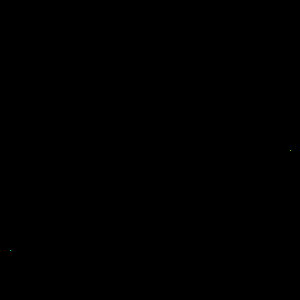
Frame 1 (no input)
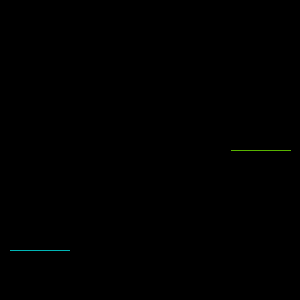
Frame 60 (the mouse pressed at the canvas centre just before this capture)
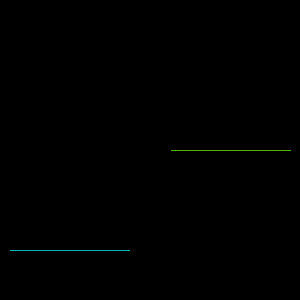
Frame 120 (the mouse held since frame 60 and released just before this capture)

The Processing sketch that drew these frames (run headless with seeded random() and noise(); from frame 60 on, the mouse is pressed at the canvas centre):

// Processing sketch: processing_78102
// ── processing_78102.pde

//Verna Chan, Tron, CP1, mods 16/17
/*@pjs globalKeyEvents="true"; */
int x=10;
int y=250;
int direction=RIGHT;
int compX=290;
int compY=150;
int compDir=LEFT;
void setup()
{
  size(300,300);
  rect(0,0,300,300);
  noFill();
  stroke(255);
  background(0);
}
void draw()
{
   if(get(x,y) !=color(0,0,0)||get(compX,compY) !=color(0,0,0))
  {
    text("GAME OVER",200,200);
  }
  else
  {
   human();
   computer();
  }
}
void human()
{
 if(get(x,y) !=color(0,0,0))
  {
    text("GAME OVER",200,200);
  }
  else
  {
    stroke(0,255,255);
    point(x,y);
    if(direction==RIGHT)
    {
      x++;
    }
    else if(direction==LEFT)
    {
      x--;
    }  
    else if(direction==UP)
    {
      y--;
    }
    else if(direction==DOWN)
    {
      y++;
    }
  }
}
void keyPressed()
  {
    if(key=='a')
    {
      direction=LEFT;
    }
    else if(key=='d')
    {
      direction=RIGHT;
    }
    else if(key=='w')
    {
      direction=UP;
    }
    else if(key=='s')
    {
      direction=DOWN;
    }
}
void computer()
{
  if(get(compX,compY) !=color(0,0,0))
  {
    text("GAME OVER",200,200);
  }
  else
  {
    stroke(124,252,0);
    point(compX,compY);
    if(compDir==RIGHT)
    {
      compX++;
      if(get(compX+1,compY)!=color(0,0,0))
      {
        compDir=DOWN;
      }
    }
    else if(compDir==LEFT)
    {
      compX--;
      if(get(compX-1,compY) !=color(0))
      {
        compDir=UP;
      }
    }  
    else if(compDir==UP)
    {
      compY--;
      if(get(compX,compY-1) !=color(0))
      {
       compDir=RIGHT; 
      }
    }
    else if(compDir==DOWN)
    {
      compY++;
      if(get(compX,compY+1) !=color(0))
      {
       compDir=LEFT; 
      }
    }
  }
}
